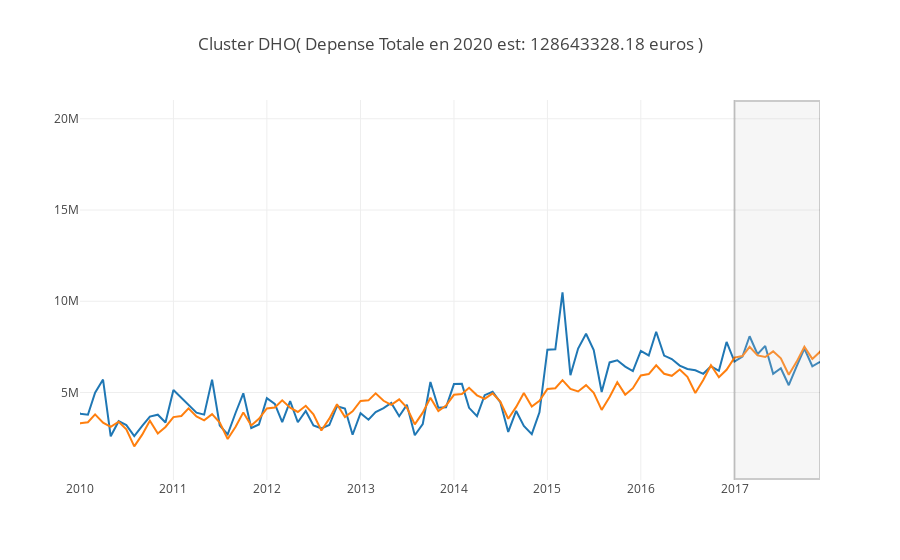

The cell this chart's notebook holds for it:
### Markdown cell above
#### Cluster DHO

### Code cell
make_prediction_by_cluster(data = df, cluster = 'c4', validation_period = validation_period, n_pred = n_preds, period = ['2013-01-01','2020-01-01'], plot_intervals = False,list_slen = range(12,13))
